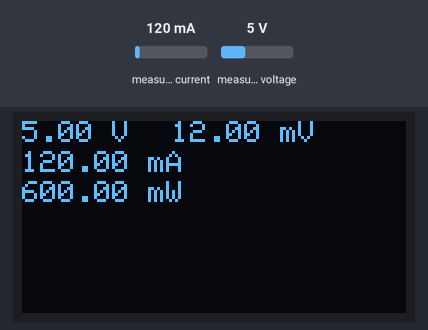
The sketch below on a simulated Arduino Uno, built with avr-gcc and run on an emulated ATmega328P. Shown: 128×64 one-colour display. Inputs (shaded band) come from the test bench; at power-on: measured current 120 mA, measured voltage 5 V.

Above: at 1.2 s.
1.3 s: measured current set to 40 mA
At 1.7 s:
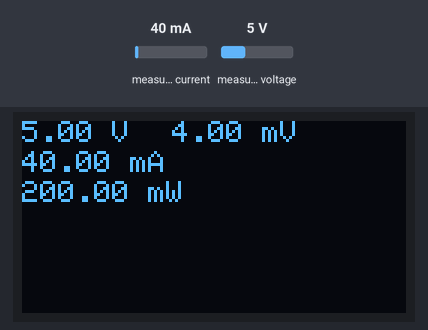
2.8 s: measured voltage set to 0.3 V
At 3.5 s:
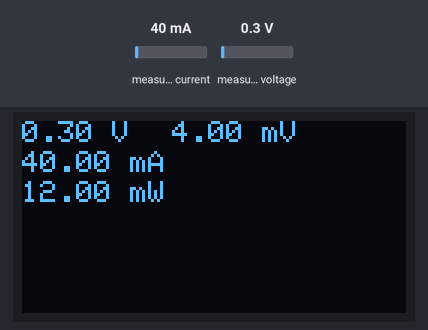
4.3 s: measured current set to 500 mA
At 4.9 s:
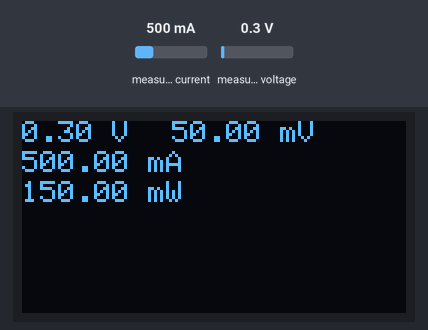
5.8 s: measured voltage set to 3.8 V
At 7.1 s:
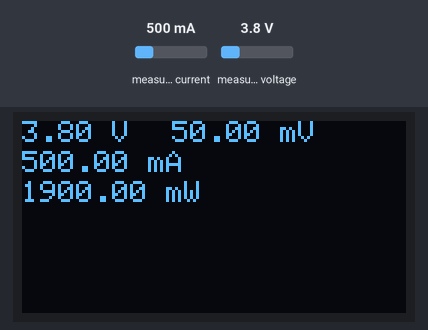
Timing chart, 0 to 8.3 s (numbered marks = the images above; inputs shaded):
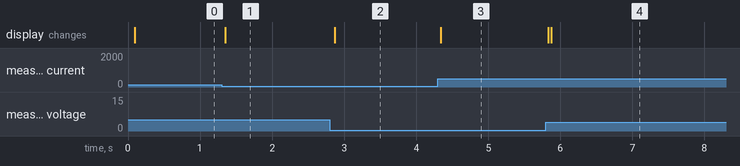

The sketch:

INA219_OLED.ino
```cpp
// INA219 Current Sensor with OLED Display for Arduino Uno
//
// This sketch was modified from the Adafruit INA219 library example
//
// Gadget Reboot
//
// Required Libraries
// https://github.com/adafruit/Adafruit_INA219
// https://github.com/adafruit/Adafruit_SSD1306

#include <Wire.h>
#include <Adafruit_INA219.h>
#include <Adafruit_SSD1306.h>
Adafruit_INA219 ina219;

#define OLED_RESET 4
Adafruit_SSD1306 display(OLED_RESET);

float shuntvoltage = 0;
float busvoltage = 0;
float current_mA = 0;
float power_mW = 0;


void setup() {

  // initialize ina219 with default measurement range of 32V, 2A
  ina219.begin();

  // ina219.setCalibration_32V_2A();    // set measurement range to 32V, 2A  (do not exceed 26V!)
  // ina219.setCalibration_32V_1A();    // set measurement range to 32V, 1A  (do not exceed 26V!)
  // ina219.setCalibration_16V_400mA(); // set measurement range to 16V, 400mA

  // initialize OLED display
  display.begin(SSD1306_SWITCHCAPVCC, 0x3C);
  display.clearDisplay();
  display.setTextColor(WHITE);
  display.setTextSize(1);
  display.display();

}

void loop() {

  // read data from ina219
  shuntvoltage = ina219.getShuntVoltage_mV();
  busvoltage = ina219.getBusVoltage_V();
  current_mA = ina219.getCurrent_mA();
  power_mW = ina219.getPower_mW();

  // show data on OLED
  display.clearDisplay();

  display.setCursor(0, 0);
  display.print(busvoltage);
  display.print(" V");

  display.setCursor(50, 0);
  display.print(shuntvoltage);
  display.print(" mV");

  display.setCursor(0, 10);
  display.print(current_mA);
  display.print(" mA");

  display.setCursor(0, 20);
  display.print(power_mW);
  display.print(" mW");

  display.display();

}
```

Measured:
- after the input at 1.3 s, the display: changes after 0.05 s (image 1)
- after the input at 2.8 s, the display: changes after 0.07 s (image 2)
- after the input at 4.3 s, the display: changes at once (image 3)
- after the input at 5.8 s, the display: first changes at once (image 4 shows a later state)
